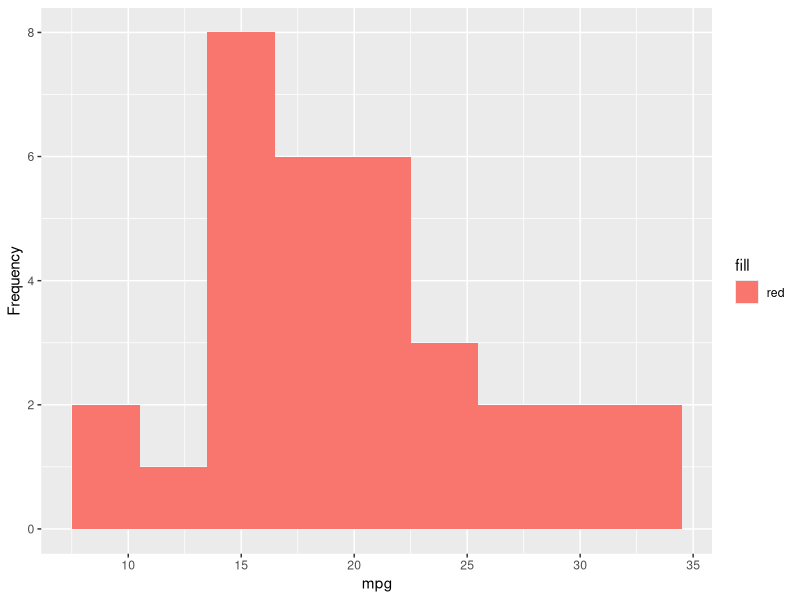
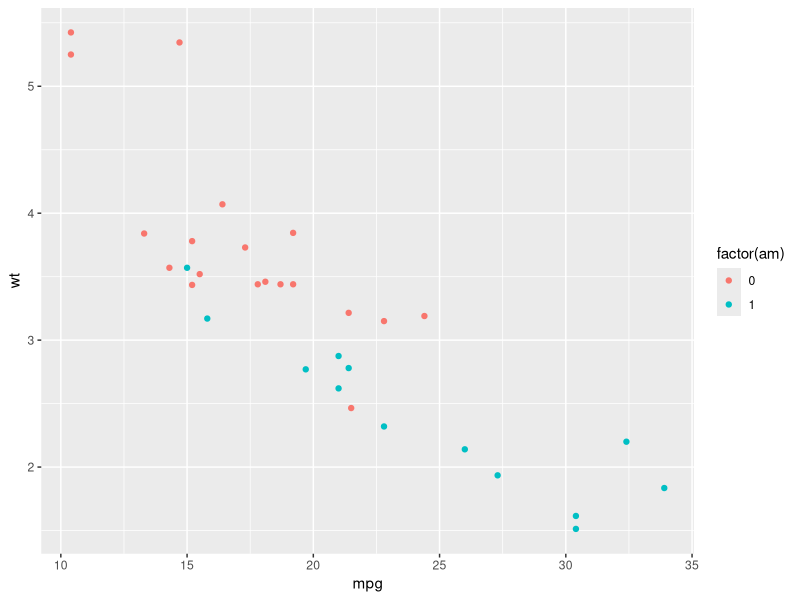
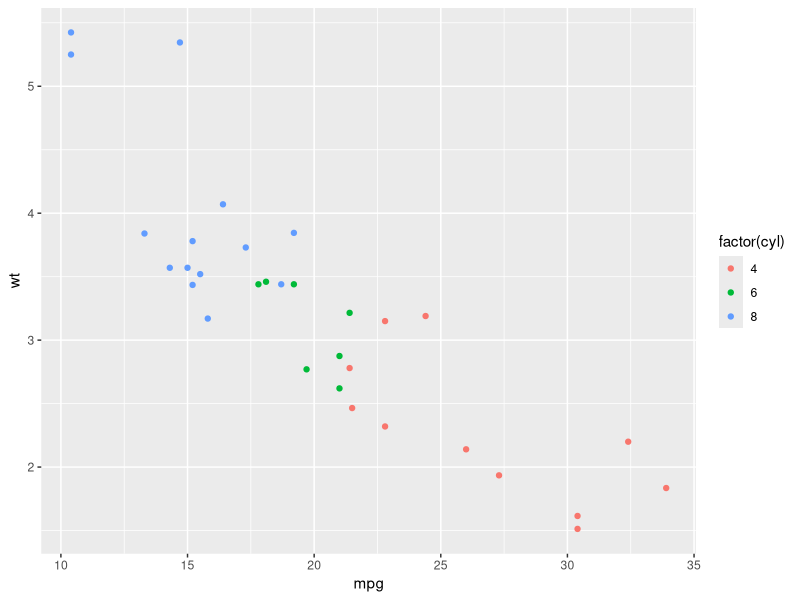
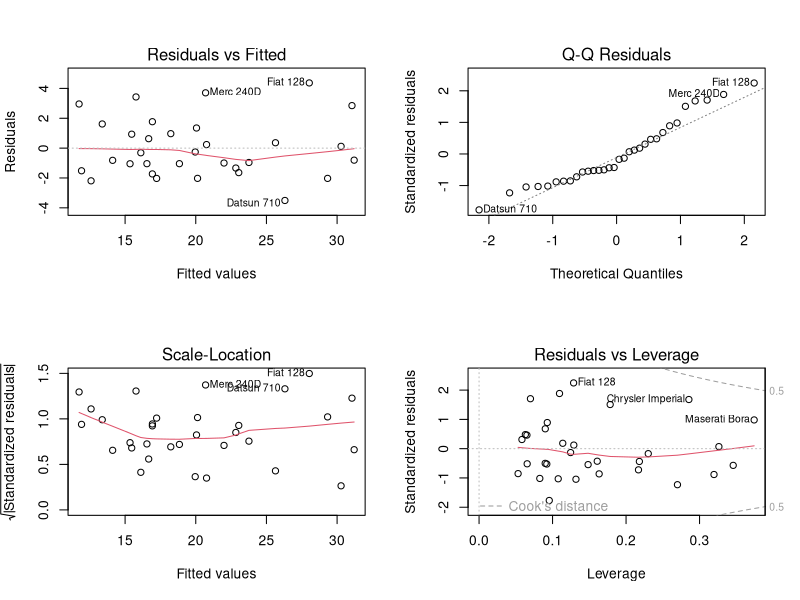
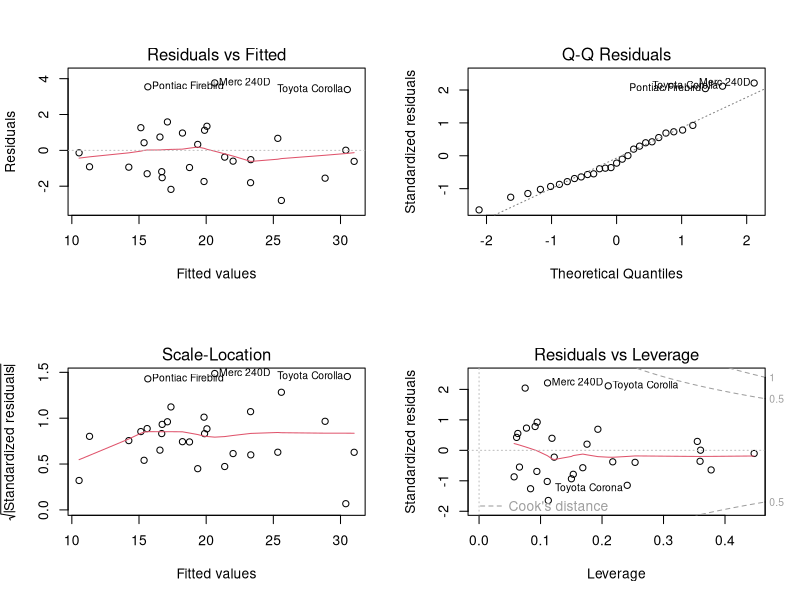

Reproduce these figures in R, in order.
## ---- chunk 1
str(mtcars)
## ---- chunk 2
mtcars$carname <- row.names(mtcars)
## ---- chunk 3
library(ggplot2)
library(dplyr)
library(knitr)
## ---- chunk 4
model1 <- lm(mpg ~ am, data=mtcars)
summary(model1)$coefficients
## ---- chunk 5
model2 <- lm(mpg~am*wt, data=mtcars)
summary(model2)$coefficients
## ---- chunk 6
model3 <- lm(mpg ~ am*wt+qsec, data=mtcars)
summary(model3)$coefficients
## ---- chunk 7
model4 <- lm(mpg ~ am*wt+qsec+factor(cyl), data=mtcars)
summary(model4)
## ---- chunk 8
anova(model1,model2,model3)
## ---- chunk 9
tail(sort(abs(round(dfbetas(model3)[,2],3))),5)
     
tail(sort(abs(round(hatvalues(model3),3))),5)

tail(sort(abs(round(dffits(model3),3))),5)  
## ---- chunk 10
mtcarsNew <- filter(mtcars, !mtcars$carname %in% c("Chrysler Imperial","Maserati Bora","Fiat 128"))
## ---- chunk 11
model4<- lm(mpg~am*wt+qsec, data=mtcarsNew)
summary(model4)
## ---- chunk 12
tail(sort(abs(round(dfbetas(model4)[,2],3))),5)
     
tail(sort(abs(round(hatvalues(model4),3))),5)  

tail(sort(abs(round(dffits(model4),3))),5)
## ---- chunk 13
CI <- confint(model4,"am", level=0.95)
## ---- chunk 14
qplot(data=mtcars, x=mpg, binwidth=3, fill="red",ylab="Frequency")
## ---- chunk 15
qplot(mpg, wt, data=mtcars, colour=factor(am))
## ---- chunk 16
qplot(mpg, wt, data=mtcars, colour=factor(cyl))
## ---- chunk 17
par(mfrow=c(2,2))
plot(model3)
## ---- chunk 18
par(mfrow=c(2,2))
plot(model4)
